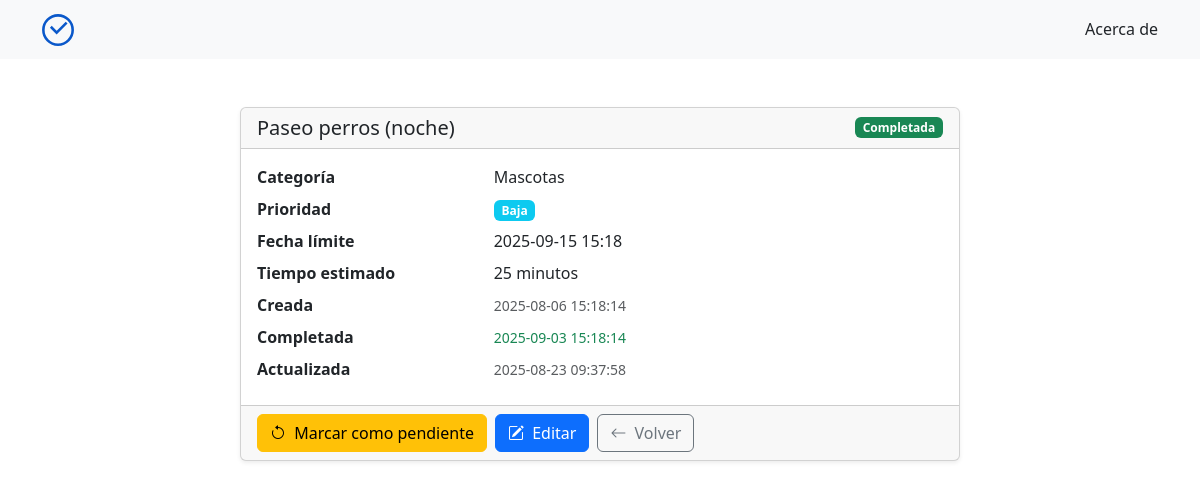
Screenshot of /tarea/7 with the database file from the repository.
### tables this page shows
CREATE TABLE tareas (
            id INTEGER PRIMARY KEY AUTOINCREMENT,
            nombre TEXT NOT NULL,
            fecha_creacion TEXT NOT NULL DEFAULT (datetime('now','localtime')),
            fecha_limite TEXT,
            prioridad TEXT DEFAULT 'media',
            estado TEXT NOT NULL DEFAULT 'pendiente',
            tiempo_estimado INTEGER,
            completado_en TEXT,
            id_categoria INTEGER NOT NULL,
            fecha_actualizacion TEXT NOT NULL DEFAULT (datetime('now','localtime')),
            FOREIGN KEY (id_categoria) REFERENCES categorias(id)
                ON UPDATE CASCADE
                ON DELETE RESTRICT
        );

CREATE TABLE categorias (
            id INTEGER PRIMARY KEY AUTOINCREMENT,
            nombre TEXT NOT NULL UNIQUE
        );

### app.py (the view)
@app.route('/tarea/<int:id>')
def detalle(id): # CONSULTA EL DETALLE DE UNA TAREA ESPECÍFICA
    tarea = Tarea.get_by_id(id)
    if not tarea:
        return render_template("404.html"), 404
    categoria = Categoria.get_by_id(tarea["id_categoria"])
    return render_template("tarea.html", tarea=tarea, categoria=categoria)

### database.py (called while the page is built)
def connect_db():
    conn = sqlite3.connect(DATABASE_NAME) # Conecta a la base de datos
    conn.row_factory = sqlite3.Row  # Devuelve filas tipo Row: acceso por índice y por llave
    conn.execute("PRAGMA foreign_keys = ON") # Activa el modo de clave foránea
    return conn

def query_one(sql, params=None):
    conn = connect_db()
    row = conn.execute(sql, params or ()).fetchone()
    conn.close()
    return row

### models/categoria.py (called while the page is built)
    @staticmethod
    def get_by_id(categoria_id):
        query = query_one("SELECT id, nombre FROM categorias WHERE id = ?", (categoria_id,))
        print(f" * Categoría: {query}")
        return query

### models/tarea.py (called while the page is built)
    @staticmethod
    def get_by_id(tarea_id):
        return query_one(
            """SELECT id, nombre, fecha_creacion, fecha_limite, prioridad, estado, tiempo_estimado,
                      completado_en, id_categoria, fecha_actualizacion
               FROM tareas WHERE id = ?""",
            (tarea_id,),
        )

### templates/tarea.html (shortened to what this page needs)
{% extends "layout.html" %}
{% block content %}
<section id="tarea" class="container mt-4">
  <div class="row justify-content-center">
    <div class="col-12 col-lg-8">
      <div class="card shadow-sm">
        <div class="card-header d-flex justify-content-between align-items-center">
          <h2 class="h5 mb-0">{{ tarea.nombre }}</h2>
          <span class="badge {{ 'bg-success' if tarea.estado == 'completada' else 'bg-secondary' }}">{{ tarea.estado|title }}</span>
        </div>
        <div class="card-body">
          <dl class="row mb-0">
            <dt class="col-sm-4">Categoría</dt>
            <dd class="col-sm-8">{{ categoria.nombre }}</dd>
            <dt class="col-sm-4">Prioridad</dt>
            <dd class="col-sm-8">
              <span class="badge
                {% if tarea.prioridad == 'alta' %}bg-danger
                {% elif tarea.prioridad == 'media' %}bg-warning
                {% else %}bg-info{% endif %}">
                {{ tarea.prioridad|title }}
              </span>
            </dd>
            {% if tarea.fecha_limite %}
            <dt class="col-sm-4">Fecha límite</dt>
            <dd class="col-sm-8">
              <span>
                {% if 'T' in tarea.fecha_limite %}
                  {{ tarea.fecha_limite.replace('T', ' ') }}
                {% else %}
                  {{ tarea.fecha_limite }}
                {% endif %}
              </span>
            </dd>
            {% endif %}
            {% if tarea.tiempo_estimado %}
            <dt class="col-sm-4">Tiempo estimado</dt>
            <dd class="col-sm-8">{{ tarea.tiempo_estimado }} minutos</dd>
            {% endif %}
            <dt class="col-sm-4">Creada</dt>
            <dd class="col-sm-8"><small class="text-muted">{{ tarea.fecha_creacion }}</small></dd>
            {% if tarea.completado_en %}
            <dt class="col-sm-4">Completada</dt>
            <dd class="col-sm-8"><small class="text-success">{{ tarea.completado_en }}</small></dd>
            {% endif %}
            <dt class="col-sm-4">Actualizada</dt>
            <dd class="col-sm-8"><small class="text-muted">{{ tarea.fecha_actualizacion }}</small></dd>
          </dl>
        </div>
        <div class="card-footer d-flex gap-2">
          <form action="/tarea/{{ tarea.id }}/toggle-estado" method="post" class="m-0 p-0" data-id="{{ tarea.id }}" id="toggle-estado-form">
            {% set es_completada = tarea.estado == 'completada' %}
            <button type="submit" class="btn {{ 'btn-warning' if es_completada else 'btn-success' }}">
              {% if es_completada %}
              <i class="bi bi-arrow-counterclockwise me-1"></i>
              Marcar como pendiente
              {% else %}
              <i class="bi bi-check2-circle me-1"></i>
              Marcar como completada
              {% endif %}
            </button>
          </form>
          <a href="/editar/{{ tarea.id }}" class="btn btn-primary">
            <i class="bi bi-pencil-square me-1"></i>
            Editar
          </a>
          <a href="/" class="btn btn-outline-secondary">
            <i class="bi bi-arrow-left me-1"></i>
            Volver
          </a>
        </div>
      </div>
    </div>
  </div>
</section>
{% endblock %}

### rows the page displays
tareas: nombre "Paseo perros (noche)", estado "Completada", prioridad "Baja", fecha_limite.replace "2025-09-15 15:18", tiempo_estimado "25", fecha_creacion "2025-08-06 15:18:14", completado_en "2025-09-03 15:18:14", fecha_actualizacion "2025-08-23 09:37:58"
categorias: nombre "Mascotas"
